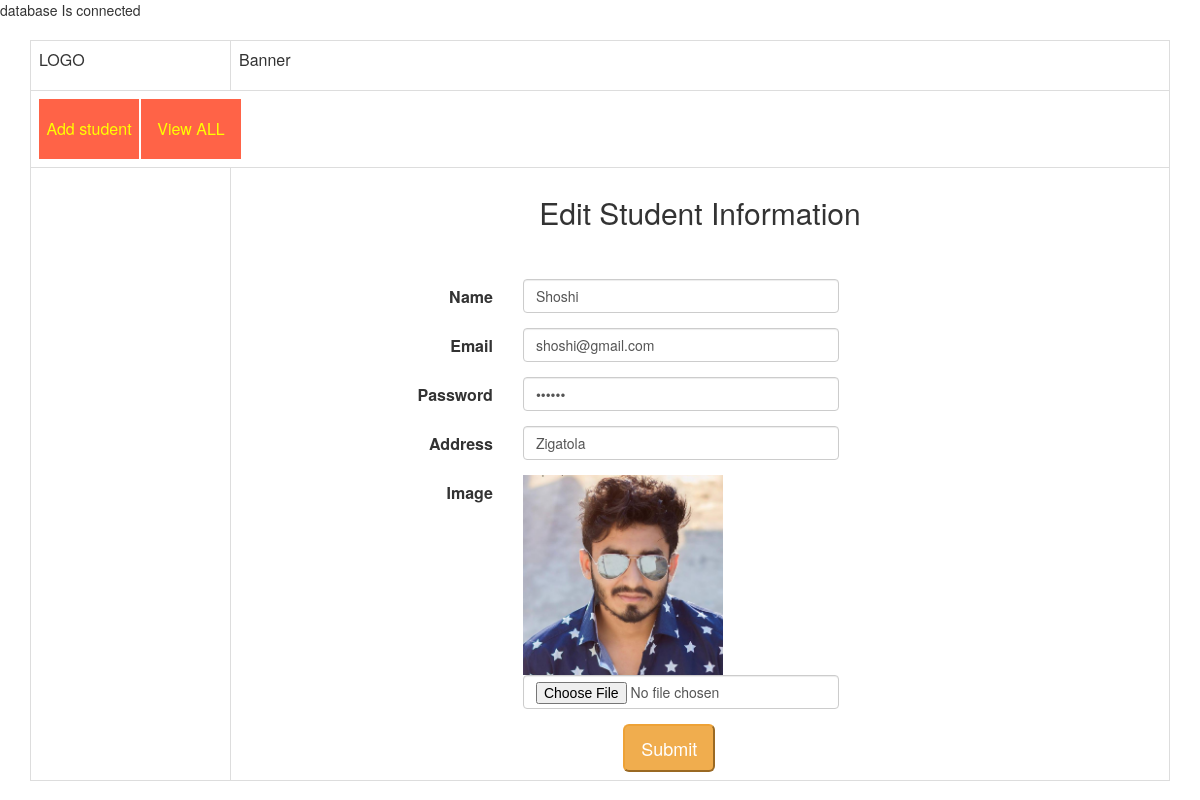
Page /edit_student.php?id=17 on the committed database.
### tables this page shows
CREATE TABLE `tbl_student` (
  `student_id` int(3) NOT NULL,
  `student_name` varchar(100) NOT NULL,
  `student_email` varchar(100) NOT NULL,
  `student_password` varchar(32) NOT NULL,
  `student_address` text NOT NULL,
  `image` text NOT NULL
);

### student.php (called while the page is built, shortened)
<?php
class Student{
		private $connection ;
		public function __construct(){
			$host_name = 'localhost';
			$username = 'root';
			$password = '';
			$db_name = 'students';
			$this->connection = mysqli_connect($host_name,$username,$password, $db_name);
		}
	public function select_all_student_by_id($student_id){
		$query = "SELECT * FROM tbl_student WHERE student_id='$student_id'";
		$query_result = mysqli_query($this->connection,$query);
		return $query_result;
	}
}
 ?>

### edit_student.php (the view, shortened to what this page needs)
<?php
require "student.php";
$obj_student = new Student();
 $student_id = $_GET['id'];
 $query_result = $obj_student->select_all_student_by_id($student_id);
$row=mysqli_fetch_assoc($query_result);
 ?>
<html>
<head>
	<link rel="stylesheet" href="https://maxcdn.bootstrapcdn.com/bootstrap/3.3.7/css/bootstrap.min.css">
	<link rel="stylesheet" type="text/css" href="style.css">
</head>
<body>
	<div class="container">
		<table class="table table-bordered table-responsive">
			<tr>
				<td width="200px" height="50px">LOGO</td>
				<td colspan="6"> Banner</td>
			</tr>
			<tr>
				<td height="60" colspan="7">
					<ul>
						<li><a href="index.php">Add student</a></li>
						<li><a href="view_student.php">View ALL</a></li>
					</ul>
				</td>
			</tr>
			<tr>
				<td height="500"></td>
				<td>
					<h2 style="margin-bottom: 50px" class="text-center">Edit Student Information</h2>
					<div class="col-md-6 col-md-offset-2 col-sm-6" >
						<form class="form-horizontal" action="" method="POST" enctype="multipart/form-data">
							<div class="form-group">
								<label for="name" class="col-sm-3 control-label">Name</label>
								<div class="col-sm-9">
									<input name="name" type="text" class="form-control" id="name" placeholder="name" value="<?php echo $row['student_name'];?>">
								</div>
							</div>
							<div class="form-group">
								<label for="email" class="col-sm-3 control-label">Email</label>
								<div class="col-sm-9">
									<input name ="email" type="email" class="form-control" id="email" placeholder="Email" value="<?php echo $row['student_email'];?>">
								</div>
							</div>
							<div class="form-group">
								<label for="password" class="col-sm-3 control-label">Password</label>
								<div class="col-sm-9">
									<input name ="password" type="password" class="form-control" id="password" placeholder="Password" value="<?php echo $row['student_password'];?>">
								</div>
							</div>
							<div class="form-group">
								<label for="Address" class="col-sm-3 control-label">Address</label>
								<div class="col-sm-9">
									<input name="address" type="text" class="form-control" id="Address" placeholder="Address" value="<?php echo $row['student_address'];?>">
								</div>
							</div>
							<div class="form-group">
								<label for="image" class="col-sm-3 control-label">Image</label>
								<div class="col-sm-9">
								<img src="images/<?php echo $row['image'];?>" width="200">
									<input name="image" type="file" class="form-control" id="Image" placeholder="Image">
								</div>
							</div>
							<div class="col-md-offset-6">
								<input type="submit" name="btn" class="btn-lg btn-warning ">
							</div>
						</form>
					</div>
				</td>
			</tr>
		</table>
	</div>
</body>
</html>

### style.css (style rules this page uses)
* { padding:0px; margin:0px; }
ul { list-style: none; }
ul li { height: 60px; width: 100px; background: tomato; float: left; margin-right: 2px; }
ul li a { color: yellow!important; display: block; text-align: center; line-height: 60px; text-decoration: none; }

### rows in the picture
tbl_student: name "Shoshi", email "shoshi@gmail.com", address "Zigatola", image (picture)
